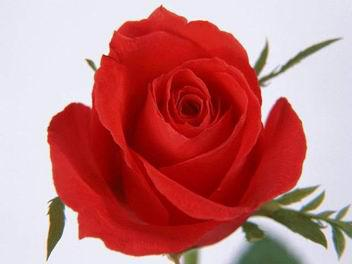
#> input picture test4/flower3.jpg, 352 x 264 px
$ python test4.2.py
#> lines starting #> are read from the running program, lines starting #| are printed output that depends on the picture
import cv2
import numpy as np
from matplotlib import pyplot as plt

# Load the image
img = cv2.imread('flower3.jpg')
#> img is the input picture: shape (264, 352, 3); mean B, G, R 124, 122, 194.7

# Define the color channels (blue, green, red)
color = ('b', 'g', 'r')

# Iterate over each color channel using enumerate for index and color
for i, col in enumerate(color):
    # Calculate the histogram for each color channel
    histr = cv2.calcHist([img], [i], None, [256], [0, 256])

    # Plot the histogram
    plt.plot(histr, color=col)
    plt.xlim([0, 256])

# Display the plot outside the loop
plt.show()
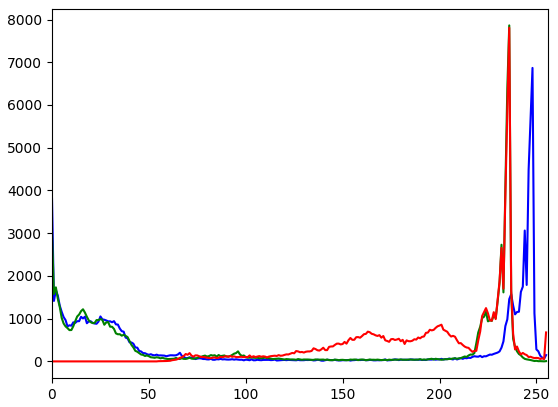
#> figure drawn by matplotlib, 1 panel; curve peaks at x = 248, y = 6867; curve peaks at x = 236, y = 7862; curve peaks at x = 236, y = 7807

$ run again, with test4/flower2.jpg copied over test4/flower3.jpg
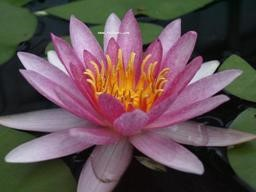
#> input picture test4/flower2.jpg, 256 x 192 px
#> img is the input picture: shape (192, 256, 3); mean B, G, R 83.3, 80.9, 100.9
#> `plt.show()`:
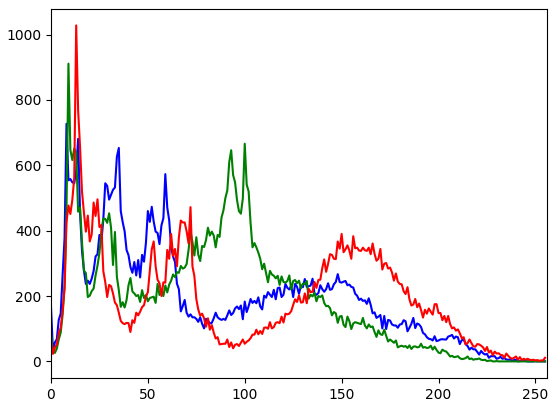
#> figure drawn by matplotlib, 1 panel; curve peaks at x = 8, y = 727; curve peaks at x = 9, y = 911; curve peaks at x = 13, y = 1028
